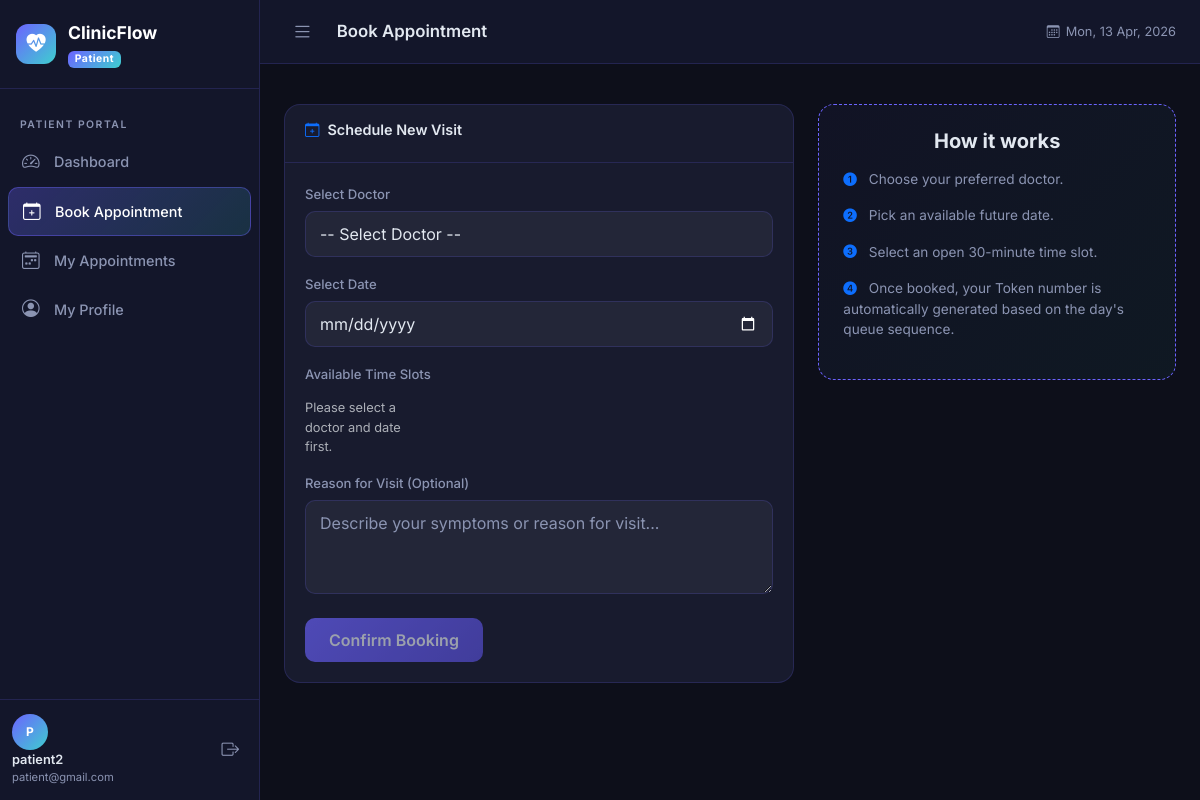
/patients/book/ (signed in), run on the app's committed database.
### accounts/models.py (models this page shows, shortened)
class User(AbstractUser):
    is_patient = models.BooleanField(default=False)
    is_doctor = models.BooleanField(default=False)
    is_admin_user = models.BooleanField(default=False)
    def get_role(self):
        if self.is_superuser or self.is_admin_user:
            return 'Admin'
        if self.is_doctor:
            return 'Doctor'
        if self.is_patient:
            return 'Patient'
        return 'Unknown'

### patients/views.py (the view)
    def wrapper(request, *args, **kwargs):
        if not request.user.is_authenticated or not request.user.is_patient:
            from django.http import HttpResponseForbidden
            return HttpResponseForbidden("Access denied.")
        return view_func(request, *args, **kwargs)

### appointments/forms.py (shortened to what this page needs)
class AppointmentBookingForm(forms.ModelForm):
    doctor = forms.ModelChoiceField(
        queryset=DoctorProfile.objects.filter(is_available=True),
        empty_label='-- Select Doctor --',
        widget=forms.Select(attrs={'class': 'form-select', 'id': 'id_doctor'})
    )
    date = forms.DateField(
        widget=forms.DateInput(attrs={
            'class': 'form-control', 'type': 'date',
            'min': timezone.now().date().isoformat()
        })
    )
    time_slot = forms.ChoiceField(
        choices=[('', '-- Select Time Slot --')] + list(TIME_SLOT_CHOICES),
        widget=forms.Select(attrs={'class': 'form-select', 'id': 'id_time_slot'})
    )
    reason = forms.CharField(
        required=False,
        widget=forms.Textarea(attrs={
            'class': 'form-control', 'rows': 3,
            'placeholder': 'Describe your symptoms or reason for visit...'
        })
    )
    class Meta:
        model = Appointment
        fields = ['doctor', 'date', 'time_slot', 'reason']

### doctors/models.py (called while the page is built)
    def __str__(self):
        return f"Dr. {self.user.get_full_name() or self.user.username} ({self.specialization})"

### patients/views.py (called while the page is built, shortened)
def patient_required(view_func):
    def wrapper(request, *args, **kwargs):
        if not request.user.is_authenticated or not request.user.is_patient:
            from django.http import HttpResponseForbidden
            return HttpResponseForbidden("Access denied.")
        return view_func(request, *args, **kwargs)
    return login_required(wrapper)

@patient_required
def book_appointment(request):
    profile, _ = PatientProfile.objects.get_or_create(user=request.user)
    form = AppointmentBookingForm(request.POST or None)
    booked_slots = []
    doctor_id = request.GET.get('doctor_id')
    date_str = request.GET.get('date')
    return render(request, 'patients/book_appointment.html', {
        'form': form,
        'all_slots': TIME_SLOT_CHOICES,
        'booked_slots': booked_slots,
    })

### templates/patients/book_appointment.html (shortened to what this page needs)
{% extends 'base.html' %}
{% block page_title %}Book Appointment{% endblock %}
{% block content %}
<div class="row">
  <div class="col-lg-7">
    <div class="clinic-card">
      <div class="clinic-card-header">
        <h5 class="clinic-card-title"><i class="bi bi-calendar-plus text-primary"></i> Schedule New Visit</h5>
      </div>
      <div class="clinic-card-body">
        <form method="post" id="bookingForm">
          <div class="mb-3">
            <label class="form-label">Select Doctor</label>
            {{ form.doctor }}
          </div>
          <div class="mb-3">
            <label class="form-label">Select Date</label>
            {{ form.date }}
          </div>
          <div class="mb-3">
            <label class="form-label">Available Time Slots</label>
            <div class="slot-grid mt-2" id="slotGrid">
              <div class="text-muted" style="font-size:0.8rem">Please select a doctor and date first.</div>
            </div>
          </div>
          <div class="mb-4">
            <label class="form-label">Reason for Visit (Optional)</label>
            {{ form.reason }}
          </div>
          <button type="submit" class="btn btn-primary-grad px-4" id="submitBtn" disabled>
            Confirm Booking
          </button>
        </form>
      </div>
    </div>
  </div>
  <div class="col-lg-5">
    <div class="clinic-card" style="background: linear-gradient(135deg, rgba(108,99,255,0.05), rgba(62,207,207,0.05)); border:1px dashed var(--primary)">
      <div class="clinic-card-body p-4 text-center">
        <h5 class="fw-bold mb-3">How it works</h5>
        <div class="text-start" style="font-size:0.85rem; color:var(--text-muted)">
          <p><i class="bi bi-1-circle-fill text-primary me-2"></i> Choose your preferred doctor.</p>
          <p><i class="bi bi-2-circle-fill text-primary me-2"></i> Pick an available future date.</p>
          <p><i class="bi bi-3-circle-fill text-primary me-2"></i> Select an open 30-minute time slot.</p>
          <p><i class="bi bi-4-circle-fill text-primary me-2"></i> Once booked, your Token number is automatically generated based on the day's queue sequence.</p>
        </div>
      </div>
    </div>
  </div>
</div>
{% endblock %}

### templates/base.html (shortened to what this page needs)
{% load static %}
<!DOCTYPE html>
<html lang="en" data-bs-theme="dark">
<head>
  <link href="https://cdn.jsdelivr.net/npm/bootstrap@5.3.3/dist/css/bootstrap.min.css" rel="stylesheet" />
  <link href="https://cdn.jsdelivr.net/npm/bootstrap-icons@1.11.3/font/bootstrap-icons.min.css" rel="stylesheet" />
  <link href="{% static 'css/style.css' %}" rel="stylesheet" />
</head>
<body>
{% if user.is_authenticated %}
<div class="app-wrapper">
  <aside class="sidebar" id="sidebar">
    <div class="sidebar-brand">
      <div class="brand-icon"><i class="bi bi-heart-pulse-fill"></i></div>
      <div class="brand-text">
        <span class="brand-name">ClinicFlow</span>
        <span class="brand-role badge">{{ user.get_role }}</span>
      </div>
    </div>
    <nav class="sidebar-nav">
      {% if user.is_superuser or user.is_admin_user %}
        <div class="nav-section">Administration</div>
        <a href="{% url 'admin_panel:dashboard' %}" class="nav-link {% if request.resolver_match.namespace == 'admin_panel' and request.resolver_match.url_name == 'dashboard' %}active{% endif %}">
          <i class="bi bi-speedometer2"></i> Dashboard
        </a>
        <a href="{% url 'admin_panel:doctors' %}" class="nav-link {% if request.resolver_match.url_name == 'doctors' %}active{% endif %}">
          <i class="bi bi-person-badge"></i> Doctors
        </a>
        <a href="{% url 'admin_panel:patients' %}" class="nav-link {% if request.resolver_match.url_name == 'patients' %}active{% endif %}">
          <i class="bi bi-people"></i> Patients
        </a>
        <a href="{% url 'admin_panel:appointments' %}" class="nav-link {% if request.resolver_match.url_name == 'appointments' %}active{% endif %}">
          <i class="bi bi-calendar-check"></i> Appointments
        </a>
        <a href="{% url 'admin_panel:reports' %}" class="nav-link {% if request.resolver_match.url_name == 'reports' %}active{% endif %}">
          <i class="bi bi-bar-chart-line"></i> Reports
        </a>
        <a href="/admin/" class="nav-link">
          <i class="bi bi-shield-lock"></i> Django Admin
        </a>
      {% elif user.is_patient %}
        <div class="nav-section">Patient Portal</div>
        <a href="{% url 'patients:dashboard' %}" class="nav-link {% if request.resolver_match.url_name == 'dashboard' %}active{% endif %}">
          <i class="bi bi-speedometer2"></i> Dashboard
        </a>
        <a href="{% url 'patients:book_appointment' %}" class="nav-link {% if request.resolver_match.url_name == 'book_appointment' %}active{% endif %}">
          <i class="bi bi-calendar-plus"></i> Book Appointment
        </a>
        <a href="{% url 'patients:my_appointments' %}" class="nav-link {% if request.resolver_match.url_name == 'my_appointments' %}active{% endif %}">
          <i class="bi bi-calendar2-week"></i> My Appointments
        </a>
        <a href="{% url 'patients:profile' %}" class="nav-link {% if request.resolver_match.url_name == 'profile' %}active{% endif %}">
          <i class="bi bi-person-circle"></i> My Profile
        </a>
      {% endif %}
    </nav>
    <div class="sidebar-footer">
      <div class="user-info">
        <div class="user-avatar">{{ user.first_name|first|upper }}{{ user.last_name|first|upper }}</div>
        <div>
          <div class="user-name">{{ user.get_full_name|default:user.username }}</div>
          <div class="user-email">{{ user.email|truncatechars:22 }}</div>
        </div>
      </div>
      <a href="{% url 'accounts:logout' %}" class="logout-btn">
        <i class="bi bi-box-arrow-right"></i>
      </a>
    </div>
  </aside>
  <main class="main-content">
    <header class="topbar">
      <button class="sidebar-toggle" id="sidebarToggle">
        <i class="bi bi-list"></i>
      </button>
      <div class="topbar-title">{% block page_title %}Dashboard{% endblock %}</div>
      <div class="topbar-right">
        <span class="topbar-date"><i class="bi bi-calendar3"></i> <span id="topbar-date"></span></span>
      </div>
    </header>
    <div class="alert-container">
    </div>
    <div class="page-content">
{% endif %}
  {% block content %}{% endblock %}
{% if user.is_authenticated %}
    </div>
  </main>
</div>
{% else %}
</div>
{% endif %}
</body>
</html>

### data on the page
User: get_role "Patient", first_name|first "P", get_full_name "patient2", email "patient@gmail.com"
